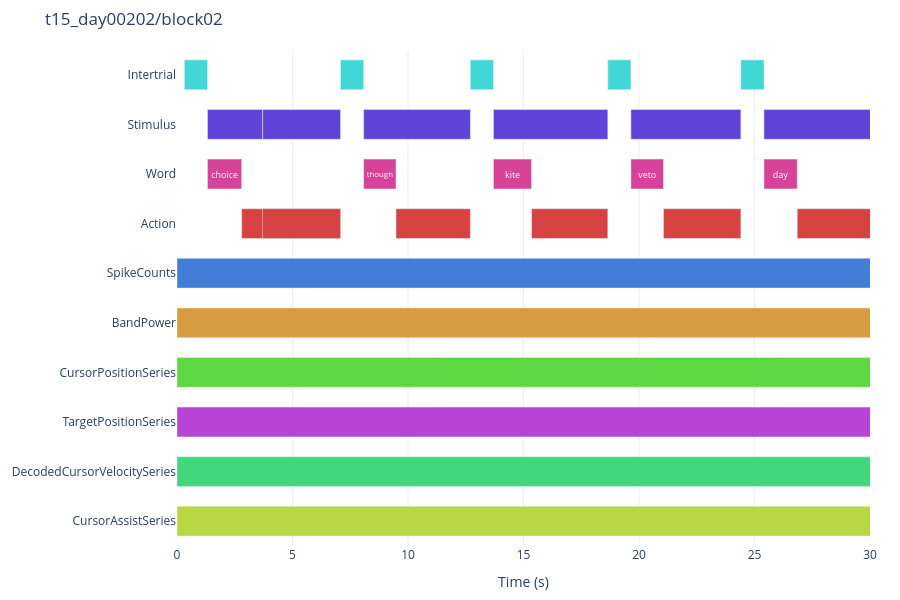

Notebook code cell kept with this figure:
### Code cell
fig = viz.plot_events(block, lanes=LANES, label=label)
fig.update_xaxes(range=[0, 30])
fig

### Figure 1 — Plotly figure (JSON) as saved in the notebook; plotly's stock layout.template omitted (floating-point values rounded to 4 significant figures)
{"data": [{"base": [2.8, 3.7, 9.48, 15.35, 21.06, 26.85, 32.47, 38.01, 39.57, 45.51, 47.33, 53.51, 54.59, 59.54, 61.62, 67.37, 73.89, 74.79, 80.02, 81.62, 88.82, 89.58, 94.29, 97.01, 101.0, 108.6, 109.3, 115.1, 120.7, 126.2, 131.6, 136.9, 138.3, 143.7, 149.1, 149.8, 157.5, 159.9, 164, 165.6, 172.9], "customdata": [9, 10, 15, 19, 23, 27, 31, 35, 36, 41, 42, 47, 48, 53, 54, 59, 63, 64, 69, 70, 75, 76, 81, 82, 87, 91, 92, 97, 101, 105, 109, 113, 114, 119, 123, 124, 129, 130, 135, 136, 141], "hoverinfo": "text", "hovertext": ["<b>Action</b><br>start: 2.800s<br>duration: 4.280s<br>description: imagined cursor movement toward target<br>code: 3.0", "<b>Action</b><br>start: 3.700s<br>duration: 3.380s<br>description: attempted prompted speech<br>code: 1.0", "<b>Action</b><br>start: 9.480s<br>duration: 3.220s<br>description: imagined cursor movement toward target<br>code: 8.0", "<b>Action</b><br>start: 15.350s<br>duration: 3.300s<br>description: imagined cursor movement toward target<br>code: 2.0", "<b>Action</b><br>start: 21.060s<br>duration: 3.350s<br>description: imagined cursor movement toward target<br>code: 8.0", "<b>Action</b><br>start: 26.850s<br>duration: 3.230s<br>description: imagined cursor movement toward target<br>code: 7.0", "<b>Action</b><br>start: 32.470s<br>duration: 2.970s<br>description: imagined cursor movement toward target<br>code: 8.0", "<b>Action</b><br>start: 38.010s<br>duration: 4.960s<br>description: imagined cursor movement toward target<br>code: 6.0", "<b>Action</b><br>start: 39.570s<br>duration: 3.400s<br>description: attempted prompted speech<br>code: 1.0", "<b>Action</b><br>start: 45.510s<br>duration: 5.420s<br>description: imagined cursor movement toward target<br>code: 8.0", "<b>Action</b><br>start: 47.330s<br>duration: 3.600s<br>description: attempted prompted speech<br>code: 1.0", "<b>Action</b><br>start: 53.510s<br>duration: 3.440s<br>description: imagined cursor movement toward target<br>code: 5.0", "<b>Action</b><br>start: 54.590s<br>duration: 2.360s<br>description: attempted prompted speech<br>code: 1.0", "<b>Action</b><br>start: 59.540s<br>duration: 5.190s<br>description: imagined cursor movement toward target<br>code: 8.0", "<b>Action</b><br>start: 61.620s<br>duration: 3.110s<br>description: attempted prompted speech<br>code: 1.0", "<b>Action</b><br>start: 67.370s<br>duration: 3.910s<br>description: imagined cursor movement toward target<br>code: 4.0", "<b>Action</b><br>start: 73.890s<br>duration: 3.680s<br>description: imagined cursor movement toward target<br>code: 8.0", "<b>Action</b><br>start: 74.790s<br>duration: 2.780s<br>description: attempted prompted speech<br>code: 1.0", "<b>Action</b><br>start: 80.020s<br>duration: 6.330s<br>description: imagined cursor movement toward target<br>code: 1.0", "<b>Action</b><br>start: 81.620s<br>duration: 4.730s<br>description: attempted prompted speech<br>code: 1.0", "<b>Action</b><br>start: 88.820s<br>duration: 3.010s<br>description: imagined cursor movement toward target<br>code: 8.0", "<b>Action</b><br>start: 89.580s<br>duration: 2.250s<br>description: attempted prompted speech<br>code: 1.0", "<b>Action</b><br>start: 94.290s<br>duration: 4.140s<br>description: imagined cursor movement toward target<br>code: 0.0", "<b>Action</b><br>start: 97.010s<br>duration: 1.420s<br>description: attempted prompted speech<br>code: 1.0", "<b>Action</b><br>start: 100.960s<br>duration: 5.270s<br>description: imagined cursor movement toward target<br>code: 8.0", "<b>Action</b><br>start: 108.610s<br>duration: 4.030s<br>description: imagined cursor movement toward target<br>code: 2.0", "<b>Action</b><br>start: 109.350s<br>duration: 3.290s<br>description: attempted prompted speech<br>code: 1.0", "<b>Action</b><br>start: 115.140s<br>duration: 3.130s<br>description: imagined cursor movement toward target<br>code: 8.0", "<b>Action</b><br>start: 120.670s<br>duration: 3.090s<br>description: imagined cursor movement toward target<br>code: 3.0", "<b>Action</b><br>start: 126.250s<br>duration: 2.720s<br>description: imagined cursor movement toward target<br>code: 8.0", "<b>Action</b><br>start: 131.560s<br>duration: 3.010s<br>description: imagined cursor movement toward target<br>code: 7.0", "<b>Action</b><br>start: 136.940s<br>duration: 4.130s<br>description: imagined cursor movement toward target<br>code: 8.0", "<b>Action</b><br>start: 138.340s<br>duration: 2.730s<br>description: attempted prompted speech<br>code: 1.0", "<b>Action</b><br>start: 143.680s<br>duration: 2.820s<br>description: imagined cursor movement toward target<br>code: 6.0", "<b>Action</b><br>start: 149.100s<br>duration: 5.750s<br>description: imagined cursor movement toward target<br>code: 8.0", "<b>Action</b><br>start: 149.840s<br>duration: 5.010s<br>description: attempted prompted speech<br>code: 1.0", "<b>Action</b><br>start: 157.470s<br>duration: 3.860s<br>description: imagined cursor movement toward target<br>code: 5.0", "<b>Action</b><br>start: 159.940s<br>duration: 1.390s<br>description: attempted prompted speech<br>code: 1.0", "<b>Action</b><br>start: 164.000s<br>duration: 6.460s<br>description: imagined cursor movement toward target<br>code: 8.0", "<b>Action</b><br>start: 165.620s<br>duration: 4.840s<br>description: attempted prompted speech<br>code: 1.0", "<b>Action</b><br>start: 172.910s<br>duration: 5.140s<br>description: imagined cursor movement toward target<br>code: 4.0"], "ids": ["9", "10", "15", "19", "23", "27", "31", "35", "36", "41", "42", "47", "48", "53", "54", "59", "63", "64", "69", "70", "75", "76", "81", "82", "87", "91", "92", "97", "101", "105", "109", "113", "114", "119", "123", "124", "129", "130", "135", "136", "141"], "insidetextanchor": "middle", "marker": {"color": "hsl(0, 65%, 55%)"}, "name": "Action", "orientation": "h", "showlegend": false, "text": [null, null, null, null, null, null, null, null, null, null, null, null, null, null, null, null, null, null, null, null, null, null, null, null, null, null, null, null, null, null, null, null, null, null, null, null, null, null, null, null, null], "textfont": {"size": 9}, "textposition": "inside", "type": "bar", "width": 0.6, "x": [4.28, 3.38, 3.22, 3.3, 3.35, 3.23, 2.97, 4.96, 3.4, 5.42, 3.6, 3.44, 2.36, 5.19, 3.11, 3.91, 3.68, 2.78, 6.33, 4.73, 3.01, 2.25, 4.14, 1.42, 5.27, 4.03, 3.29, 3.13, 3.09, 2.72, 3.01, 4.13, 2.73, 2.82, 5.75, 5.01, 3.86, 1.39, 6.46, 4.84, 5.14], "y": ["Action", "Action", "Action", "Action", "Action", "Action", "Action", "Action", "Action", "Action", "Action", "Action", "Action", "Action", "Action", "Action", "Action", "Action", "Action", "Action", "Action", "Action", "Action", "Action", "Action", "Action", "Action", "Action", "Action", "Action", "Action", "Action", "Action", "Action", "Action", "Action", "Action", "Action", "Action", "Action", "Action"]}, {"base": [0], "customdata": [1], "hoverinfo": "text", "hovertext": ["<b>BandPower</b><br>start: 0.000s<br>duration: 180.010s<br>feature: spike_band_power<br>unit: uV^2"], "ids": ["1"], "insidetextanchor": "middle", "marker": {"color": "hsl(36, 65%, 55%)"}, "name": "BandPower", "orientation": "h", "showlegend": false, "text": [null], "textfont": {"size": 9}, "textposition": "inside", "type": "bar", "width": 0.6, "x": [180.0], "y": ["BandPower"]}, {"base": [0], "customdata": [5], "hoverinfo": "text", "hovertext": ["<b>CursorAssistSeries</b><br>start: 0.000s<br>duration: 180.010s<br>feature: assist_amount<br>unit: proportion"], "ids": ["5"], "insidetextanchor": "middle", "marker": {"color": "hsl(72, 65%, 55%)"}, "name": "CursorAssistSeries", "orientation": "h", "showlegend": false, "text": [null], "textfont": {"size": 9}, "textposition": "inside", "type": "bar", "width": 0.6, "x": [180.0], "y": ["CursorAssistSeries"]}, {"base": [0], "customdata": [2], "hoverinfo": "text", "hovertext": ["<b>CursorPositionSeries</b><br>start: 0.000s<br>duration: 180.010s<br>feature: cursor_position<br>unit: screen_height"], "ids": ["2"], "insidetextanchor": "middle", "marker": {"color": "hsl(108, 65%, 55%)"}, "name": "CursorPositionSeries", "orientation": "h", "showlegend": false, "text": [null], "textfont": {"size": 9}, "textposition": "inside", "type": "bar", "width": 0.6, "x": [180.0], "y": ["CursorPositionSeries"]}, {"base": [0], "customdata": [4], "hoverinfo": "text", "hovertext": ["<b>DecodedCursorVelocitySeries</b><br>start: 0.000s<br>duration: 180.010s<br>feature: cursor_decoder_output<br>unit: screen_height/s"], "ids": ["4"], "insidetextanchor": "middle", "marker": {"color": "hsl(144, 65%, 55%)"}, "name": "DecodedCursorVelocitySeries", "orientation": "h", "showlegend": false, "text": [null], "textfont": {"size": 9}, "textposition": "inside", "type": "bar", "width": 0.6, "x": [180.0], "y": ["DecodedCursorVelocitySeries"]}, {"base": [0.32, 7.08, 12.7, 18.65, 24.41, 30.08, 35.44, 42.97, 50.93, 56.95, 64.73, 71.28, 77.57, 86.35, 91.83, 98.43, 106.2, 112.6, 118.3, 123.8, 129.0, 134.6, 141.1, 146.5, 154.8, 161.3, 170.5], "customdata": [6, 12, 16, 20, 24, 28, 32, 38, 44, 50, 56, 60, 66, 72, 78, 84, 88, 94, 98, 102, 106, 110, 116, 120, 126, 132, 138], "hoverinfo": "text", "hovertext": ["<b>Intertrial</b><br>start: 0.320s<br>duration: 1.000s<br>description: gap before target presentation", "<b>Intertrial</b><br>start: 7.080s<br>duration: 1.000s<br>description: gap before target presentation", "<b>Intertrial</b><br>start: 12.700s<br>duration: 1.000s<br>description: gap before target presentation", "<b>Intertrial</b><br>start: 18.650s<br>duration: 1.000s<br>description: gap before target presentation", "<b>Intertrial</b><br>start: 24.410s<br>duration: 1.000s<br>description: gap before target presentation", "<b>Intertrial</b><br>start: 30.080s<br>duration: 1.000s<br>description: gap before target presentation", "<b>Intertrial</b><br>start: 35.440s<br>duration: 1.000s<br>description: gap before target presentation", "<b>Intertrial</b><br>start: 42.970s<br>duration: 1.000s<br>description: gap before target presentation", "<b>Intertrial</b><br>start: 50.930s<br>duration: 1.000s<br>description: gap before target presentation", "<b>Intertrial</b><br>start: 56.950s<br>duration: 1.000s<br>description: gap before target presentation", "<b>Intertrial</b><br>start: 64.730s<br>duration: 1.000s<br>description: gap before target presentation", "<b>Intertrial</b><br>start: 71.280s<br>duration: 1.000s<br>description: gap before target presentation", "<b>Intertrial</b><br>start: 77.570s<br>duration: 1.000s<br>description: gap before target presentation", "<b>Intertrial</b><br>start: 86.350s<br>duration: 1.000s<br>description: gap before target presentation", "<b>Intertrial</b><br>start: 91.830s<br>duration: 1.000s<br>description: gap before target presentation", "<b>Intertrial</b><br>start: 98.430s<br>duration: 1.000s<br>description: gap before target presentation", "<b>Intertrial</b><br>start: 106.230s<br>duration: 1.000s<br>description: gap before target presentation", "<b>Intertrial</b><br>start: 112.640s<br>duration: 1.000s<br>description: gap before target presentation", "<b>Intertrial</b><br>start: 118.270s<br>duration: 1.000s<br>description: gap before target presentation", "<b>Intertrial</b><br>start: 123.760s<br>duration: 1.000s<br>description: gap before target presentation", "<b>Intertrial</b><br>start: 128.970s<br>duration: 1.000s<br>description: gap before target presentation", "<b>Intertrial</b><br>start: 134.570s<br>duration: 1.000s<br>description: gap before target presentation", "<b>Intertrial</b><br>start: 141.070s<br>duration: 1.000s<br>description: gap before target presentation", "<b>Intertrial</b><br>start: 146.500s<br>duration: 1.000s<br>description: gap before target presentation", "<b>Intertrial</b><br>start: 154.850s<br>duration: 1.000s<br>description: gap before target presentation", "<b>Intertrial</b><br>start: 161.330s<br>duration: 1.000s<br>description: gap before target presentation", "<b>Intertrial</b><br>start: 170.460s<br>duration: 1.000s<br>description: gap before target presentation"], "ids": ["6", "12", "16", "20", "24", "28", "32", "38", "44", "50", "56", "60", "66", "72", "78", "84", "88", "94", "98", "102", "106", "110", "116", "120", "126", "132", "138"], "insidetextanchor": "middle", "marker": {"color": "hsl(180, 65%, 55%)"}, "name": "Intertrial", "orientation": "h", "showlegend": false, "text": [null, null, null, null, null, null, null, null, null, null, null, null, null, null, null, null, null, null, null, null, null, null, null, null, null, null, null], "textfont": {"size": 9}, "textposition": "inside", "type": "bar", "width": 0.6, "x": [1.0, 1.0, 1.0, 1.0, 1.0, 1.0, 1.0, 1.0, 1.0, 1.0, 1.0, 1.0, 1.0, 1.0, 1.0, 1.0, 1.0, 1.0, 1.0, 1.0, 1.0, 1.0, 1.0, 1.0, 1.0, 1.0, 1.0], "y": ["Intertrial", "Intertrial", "Intertrial", "Intertrial", "Intertrial", "Intertrial", "Intertrial", "Intertrial", "Intertrial", "Intertrial", "Intertrial", "Intertrial", "Intertrial", "Intertrial", "Intertrial", "Intertrial", "Intertrial", "Intertrial", "Intertrial", "Intertrial", "Intertrial", "Intertrial", "Intertrial", "Intertrial", "Intertrial", "Intertrial", "Intertrial"]}, {"base": [0], "customdata": [0], "hoverinfo": "text", "hovertext": ["<b>SpikeCounts</b><br>start: 0.000s<br>duration: 180.010s<br>feature: threshold_crossings<br>unit: counts/bin"], "ids": ["0"], "insidetextanchor": "middle", "marker": {"color": "hsl(216, 65%, 55%)"}, "name": "SpikeCounts", "orientation": "h", "showlegend": false, "text": [null], "textfont": {"size": 9}, "textposition": "inside", "type": "bar", "width": 0.6, "x": [180.0], "y": ["SpikeCounts"]}, {"base": [1.32, 3.7, 8.08, 13.7, 19.65, 25.41, 31.08, 36.44, 39.57, 43.97, 47.33, 51.93, 54.59, 57.95, 61.62, 65.73, 72.28, 74.79, 78.57, 81.62, 87.35, 89.58, 92.83, 97.01, 99.43, 107.2, 109.3, 113.6, 119.3, 124.8, 130.0, 135.6, 138.3, 142.1, 147.5, 149.8, 155.8, 159.9, 162.3, 165.6, 171.5], "customdata": [7, 11, 13, 17, 21, 25, 29, 33, 37, 39, 43, 45, 49, 51, 55, 57, 61, 65, 67, 71, 73, 77, 79, 83, 85, 89, 93, 95, 99, 103, 107, 111, 115, 117, 121, 125, 127, 131, 133, 137, 139], "hoverinfo": "text", "hovertext": ["<b>Stimulus</b><br>start: 1.320s<br>duration: 5.760s<br>description: cued cursor target<br>code: 3.0", "<b>Stimulus</b><br>start: 3.700s<br>duration: 0.010s<br>description: speech go cue beep<br>code: 1.0", "<b>Stimulus</b><br>start: 8.080s<br>duration: 4.620s<br>description: cued cursor target<br>code: 8.0", "<b>Stimulus</b><br>start: 13.700s<br>duration: 4.950s<br>description: cued cursor target<br>code: 2.0", "<b>Stimulus</b><br>start: 19.650s<br>duration: 4.760s<br>description: cued cursor target<br>code: 8.0", "<b>Stimulus</b><br>start: 25.410s<br>duration: 4.670s<br>description: cued cursor target<br>code: 7.0", "<b>Stimulus</b><br>start: 31.080s<br>duration: 4.360s<br>description: cued cursor target<br>code: 8.0", "<b>Stimulus</b><br>start: 36.440s<br>duration: 6.530s<br>description: cued cursor target<br>code: 6.0", "<b>Stimulus</b><br>start: 39.570s<br>duration: 0.010s<br>description: speech go cue beep<br>code: 1.0", "<b>Stimulus</b><br>start: 43.970s<br>duration: 6.960s<br>description: cued cursor target<br>code: 8.0", "<b>Stimulus</b><br>start: 47.330s<br>duration: 0.010s<br>description: speech go cue beep<br>code: 1.0", "<b>Stimulus</b><br>start: 51.930s<br>duration: 5.020s<br>description: cued cursor target<br>code: 5.0", "<b>Stimulus</b><br>start: 54.590s<br>duration: 0.010s<br>description: speech go cue beep<br>code: 1.0", "<b>Stimulus</b><br>start: 57.950s<br>duration: 6.780s<br>description: cued cursor target<br>code: 8.0", "<b>Stimulus</b><br>start: 61.620s<br>duration: 0.010s<br>description: speech go cue beep<br>code: 1.0", "<b>Stimulus</b><br>start: 65.730s<br>duration: 5.550s<br>description: cued cursor target<br>code: 4.0", "<b>Stimulus</b><br>start: 72.280s<br>duration: 5.290s<br>description: cued cursor target<br>code: 8.0", "<b>Stimulus</b><br>start: 74.790s<br>duration: 0.010s<br>description: speech go cue beep<br>code: 1.0", "<b>Stimulus</b><br>start: 78.570s<br>duration: 7.780s<br>description: cued cursor target<br>code: 1.0", "<b>Stimulus</b><br>start: 81.620s<br>duration: 0.010s<br>description: speech go cue beep<br>code: 1.0", "<b>Stimulus</b><br>start: 87.350s<br>duration: 4.480s<br>description: cued cursor target<br>code: 8.0", "<b>Stimulus</b><br>start: 89.580s<br>duration: 0.010s<br>description: speech go cue beep<br>code: 1.0", "<b>Stimulus</b><br>start: 92.830s<br>duration: 5.600s<br>description: cued cursor target<br>code: 0.0", "<b>Stimulus</b><br>start: 97.010s<br>duration: 0.010s<br>description: speech go cue beep<br>code: 1.0", "<b>Stimulus</b><br>start: 99.430s<br>duration: 6.800s<br>description: cued cursor target<br>code: 8.0", "<b>Stimulus</b><br>start: 107.230s<br>duration: 5.410s<br>description: cued cursor target<br>code: 2.0", "<b>Stimulus</b><br>start: 109.350s<br>duration: 0.010s<br>description: speech go cue beep<br>code: 1.0", "<b>Stimulus</b><br>start: 113.640s<br>duration: 4.630s<br>description: cued cursor target<br>code: 8.0", "<b>Stimulus</b><br>start: 119.270s<br>duration: 4.490s<br>description: cued cursor target<br>code: 3.0", "<b>Stimulus</b><br>start: 124.760s<br>duration: 4.210s<br>description: cued cursor target<br>code: 8.0", "<b>Stimulus</b><br>start: 129.970s<br>duration: 4.600s<br>description: cued cursor target<br>code: 7.0", "<b>Stimulus</b><br>start: 135.570s<br>duration: 5.500s<br>description: cued cursor target<br>code: 8.0", "<b>Stimulus</b><br>start: 138.340s<br>duration: 0.010s<br>description: speech go cue beep<br>code: 1.0", "<b>Stimulus</b><br>start: 142.070s<br>duration: 4.430s<br>description: cued cursor target<br>code: 6.0", "<b>Stimulus</b><br>start: 147.500s<br>duration: 7.350s<br>description: cued cursor target<br>code: 8.0", "<b>Stimulus</b><br>start: 149.840s<br>duration: 0.010s<br>description: speech go cue beep<br>code: 1.0", "<b>Stimulus</b><br>start: 155.850s<br>duration: 5.480s<br>description: cued cursor target<br>code: 5.0", "<b>Stimulus</b><br>start: 159.940s<br>duration: 0.010s<br>description: speech go cue beep<br>code: 1.0", "<b>Stimulus</b><br>start: 162.330s<br>duration: 8.130s<br>description: cued cursor target<br>code: 8.0", "<b>Stimulus</b><br>start: 165.620s<br>duration: 0.010s<br>description: speech go cue beep<br>code: 1.0", "<b>Stimulus</b><br>start: 171.460s<br>duration: 6.590s<br>description: cued cursor target<br>code: 4.0"], "ids": ["7", "11", "13", "17", "21", "25", "29", "33", "37", "39", "43", "45", "49", "51", "55", "57", "61", "65", "67", "71", "73", "77", "79", "83", "85", "89", "93", "95", "99", "103", "107", "111", "115", "117", "121", "125", "127", "131", "133", "137", "139"], "insidetextanchor": "middle", "marker": {"color": "hsl(252, 65%, 55%)"}, "name": "Stimulus", "orientation": "h", "showlegend": false, "text": [null, null, null, null, null, null, null, null, null, null, null, null, null, null, null, null, null, null, null, null, null, null, null, null, null, null, null, null, null, null, null, null, null, null, null, null, null, null, null, null, null], "textfont": {"size": 9}, "textposition": "inside", "type": "bar", "width": 0.6, "x": [5.76, 0.01, 4.62, 4.95, 4.76, 4.67, 4.36, 6.53, 0.01, 6.96, 0.01, 5.02, 0.01, 6.78, 0.01, 5.55, 5.29, 0.01, 7.78, 0.01, 4.48, 0.01, 5.6, 0.01, 6.8, 5.41, 0.01, 4.63, 4.49, 4.21, 4.6, 5.5, 0.01, 4.43, 7.35, 0.01, 5.48, 0.01, 8.13, 0.01, 6.59], "y": ["Stimulus", "Stimulus", "Stimulus", "Stimulus", "Stimulus", "Stimulus", "Stimulus", "Stimulus", "Stimulus", "Stimulus", "Stimulus", "Stimulus", "Stimulus", "Stimulus", "Stimulus", "Stimulus", "Stimulus", "Stimulus", "Stimulus", "Stimulus", "Stimulus", "Stimulus", "Stimulus", "Stimulus", "Stimulus", "Stimulus", "Stimulus", "Stimulus", "Stimulus", "Stimulus", "Stimulus", "Stimulus", "Stimulus", "Stimulus", "Stimulus", "Stimulus", "Stimulus", "Stimulus", "Stimulus", "Stimulus", "Stimulus"]}, {"base": [0], "customdata": [3], "hoverinfo": "text", "hovertext": ["<b>TargetPositionSeries</b><br>start: 0.000s<br>duration: 180.010s<br>feature: target_position<br>unit: screen_height"], "ids": ["3"], "insidetextanchor": "middle", "marker": {"color": "hsl(288, 65%, 55%)"}, "name": "TargetPositionSeries", "orientation": "h", "showlegend": false, "text": [null], "textfont": {"size": 9}, "textposition": "inside", "type": "bar", "width": 0.6, "x": [180.0], "y": ["TargetPositionSeries"]}, {"base": [1.32, 8.08, 13.7, 19.65, 25.41, 31.08, 36.44, 43.97, 51.93, 57.95, 65.73, 72.28, 78.57, 87.35, 92.83, 99.43, 107.2, 113.6, 119.3, 124.8, 130.0, 135.6, 142.1, 147.5, 155.8, 162.3, 171.5], "customdata": [8, 14, 18, 22, 26, 30, 34, 40, 46, 52, 58, 62, 68, 74, 80, 86, 90, 96, 100, 104, 108, 112, 118, 122, 128, 134, 140], "hoverinfo": "text", "hovertext": ["<b>Word</b><br>start: 1.320s<br>duration: 1.480s<br>text: choice", "<b>Word</b><br>start: 8.080s<br>duration: 1.400s<br>text: though", "<b>Word</b><br>start: 13.700s<br>duration: 1.650s<br>text: kite", "<b>Word</b><br>start: 19.650s<br>duration: 1.410s<br>text: veto", "<b>Word</b><br>start: 25.410s<br>duration: 1.440s<br>text: day", "<b>Word</b><br>start: 31.080s<br>duration: 1.390s<br>text: were", "<b>Word</b><br>start: 36.440s<br>duration: 1.570s<br>text: bah", "<b>Word</b><br>start: 43.970s<br>duration: 1.540s<br>text: bah", "<b>Word</b><br>start: 51.930s<br>duration: 1.580s<br>text: choice", "<b>Word</b><br>start: 57.950s<br>duration: 1.590s<br>text: though", "<b>Word</b><br>start: 65.730s<br>duration: 1.640s<br>text: day", "<b>Word</b><br>start: 72.280s<br>duration: 1.610s<br>text: were", "<b>Word</b><br>start: 78.570s<br>duration: 1.450s<br>text: kite", "<b>Word</b><br>start: 87.350s<br>duration: 1.470s<br>text: veto", "<b>Word</b><br>start: 92.830s<br>duration: 1.460s<br>text: though", "<b>Word</b><br>start: 99.430s<br>duration: 1.530s<br>text: day", "<b>Word</b><br>start: 107.230s<br>duration: 1.380s<br>text: were", "<b>Word</b><br>start: 113.640s<br>duration: 1.500s<br>text: choice", "<b>Word</b><br>start: 119.270s<br>duration: 1.400s<br>text: veto", "<b>Word</b><br>start: 124.760s<br>duration: 1.490s<br>text: bah", "<b>Word</b><br>start: 129.970s<br>duration: 1.590s<br>text: kite", "<b>Word</b><br>start: 135.570s<br>duration: 1.370s<br>text: were", "<b>Word</b><br>start: 142.070s<br>duration: 1.610s<br>text: bah", "<b>Word</b><br>start: 147.500s<br>duration: 1.600s<br>text: choice", "<b>Word</b><br>start: 155.850s<br>duration: 1.620s<br>text: though", "<b>Word</b><br>start: 162.330s<br>duration: 1.670s<br>text: veto", "<b>Word</b><br>start: 171.460s<br>duration: 1.450s<br>text: kite"], "ids": ["8", "14", "18", "22", "26", "30", "34", "40", "46", "52", "58", "62", "68", "74", "80", "86", "90", "96", "100", "104", "108", "112", "118", "122", "128", "134", "140"], "insidetextanchor": "middle", "marker": {"color": "hsl(324, 65%, 55%)"}, "name": "Word", "orientation": "h", "showlegend": false, "text": ["choice", "though", "kite", "veto", "day", "were", "bah", "bah", "choice", "though", "day", "were", "kite", "veto", "though", "day", "were", "choice", "veto", "bah", "kite", "were", "bah", "choice", "though", "veto", "kite"], "textfont": {"size": 9}, "textposition": "inside", "type": "bar", "width": 0.6, "x": [1.48, 1.4, 1.65, 1.41, 1.44, 1.39, 1.57, 1.54, 1.58, 1.59, 1.64, 1.61, 1.45, 1.47, 1.46, 1.53, 1.38, 1.5, 1.4, 1.49, 1.59, 1.37, 1.61, 1.6, 1.62, 1.67, 1.45], "y": ["Word", "Word", "Word", "Word", "Word", "Word", "Word", "Word", "Word", "Word", "Word", "Word", "Word", "Word", "Word", "Word", "Word", "Word", "Word", "Word", "Word", "Word", "Word", "Word", "Word", "Word", "Word"]}], "layout": {"barmode": "overlay", "clickmode": "event+select", "height": 600, "margin": {"b": 50, "l": 120, "r": 30, "t": 50}, "plot_bgcolor": "white", "title": {"text": "t15_day00202/block02"}, "xaxis": {"gridcolor": "#eee", "range": [0, 30], "showgrid": true, "title": {"text": "Time (s)"}}, "yaxis": {"categoryarray": ["CursorAssistSeries", "DecodedCursorVelocitySeries", "TargetPositionSeries", "CursorPositionSeries", "BandPower", "SpikeCounts", "Action", "Word", "Stimulus", "Intertrial"], "categoryorder": "array", "showgrid": false}}}
